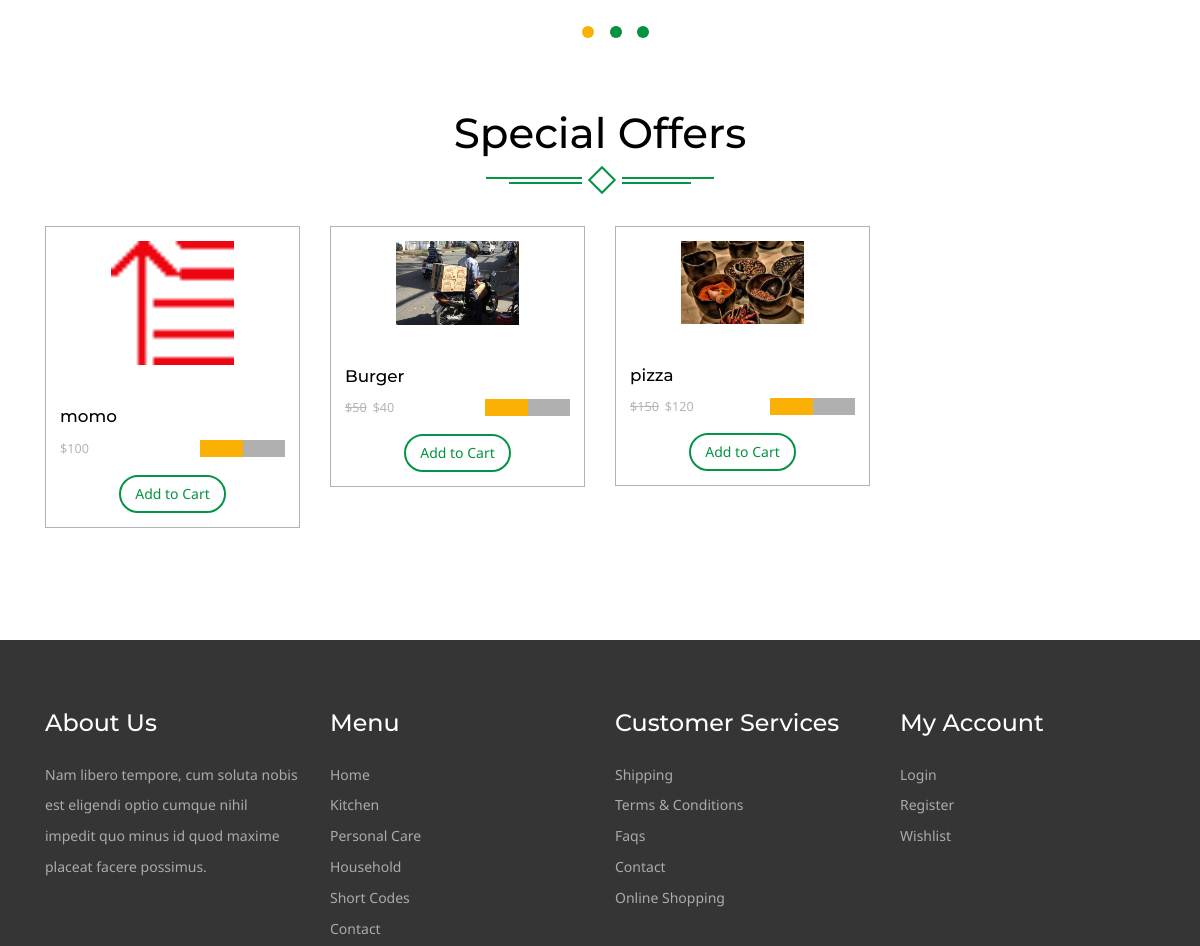
The app's page / (middle part), older data.
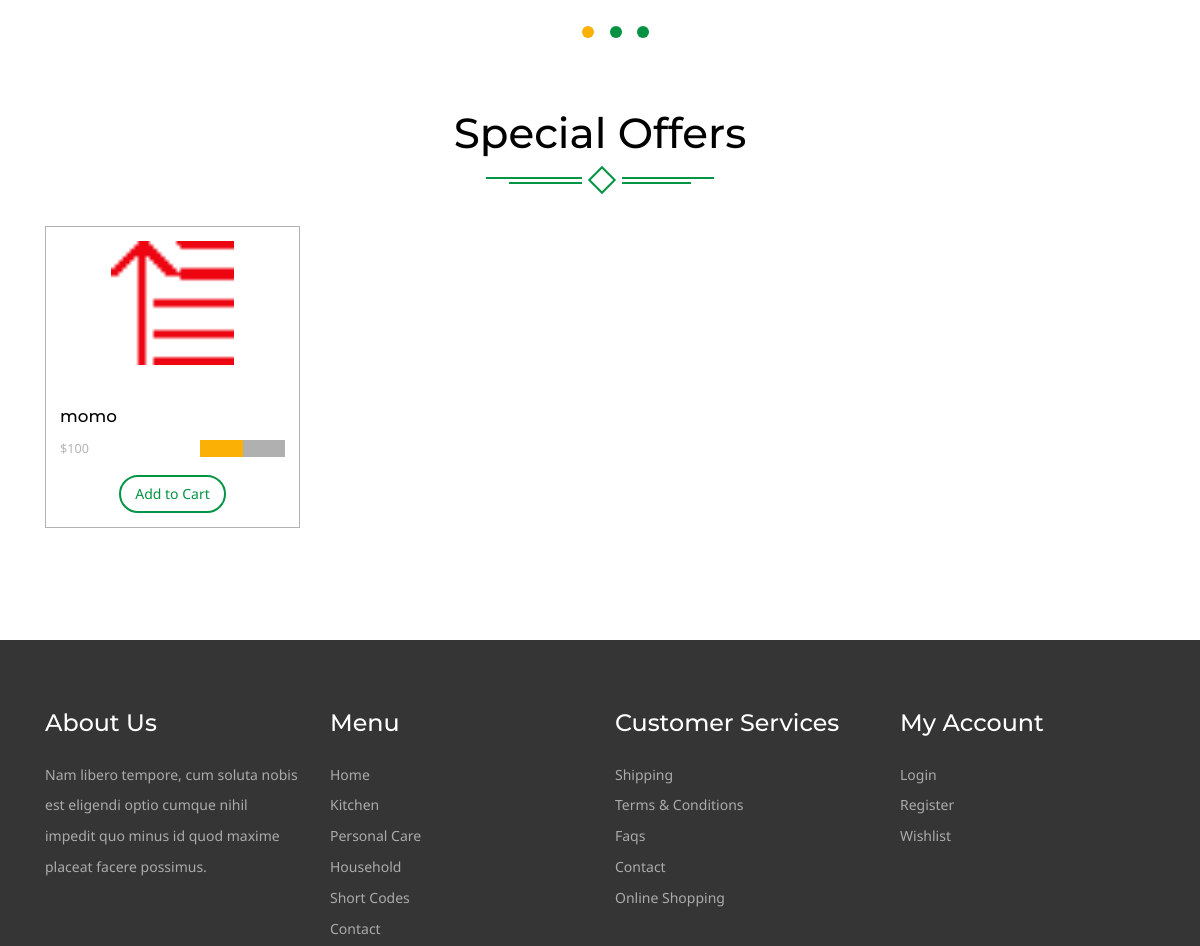
The same page, newer data.
### home/models.py (models this page shows, shortened)
class Slider(models.Model):
	name=models.CharField(max_length=300)
	rank=models.IntegerField()
	image=models.ImageField(upload_to='media')
	url=models.CharField(max_length=500)
	status=models.CharField(max_length=300,choices=STATUS,blank=True)

class Product(models.Model):
	name=models.CharField(max_length=300)
	category=models.ForeignKey(Category,on_delete = models.CASCADE)
	subcategory=models.ForeignKey(SubCategory,on_delete = models.CASCADE)
	price=models.IntegerField()
	discounted_price = models.IntegerField(default=0)
	image=models.ImageField(upload_to = 'media')
	description=models.TextField(blank=True)
	overview=models.TextField(blank=True)
	labels=models.CharField(max_length=100,choices=STATUS,blank=True)
	slug=models.CharField(max_length=300,unique = True)

### home/views.py (the view)
# urls.py: path('', HomeView.as_view(),name='home'),
class HomeView(BaseView):
	def get(self,request):
		self.views['categories']=Category.objects.all()
		self.views['subcategories']=SubCategory.objects.all()
		self.views['product']=Product.objects.all()
		self.views['ad1']=Ad.objects.filter(rank = 1)
		self.views['ad2']=Ad.objects.filter(rank = 2)
		self.views['ad3']=Ad.objects.filter(rank = 3)
		self.views['ad4']=Ad.objects.filter(rank = 4)
		self.views['slider']=Slider.objects.all()
		return render(request,'index.html',self.views)

### templates/index.html (shortened to what this page needs)
{% extends 'base.html' %}
{% load static %}
{% block content %}
    <div id="myCarousel" class="carousel slide" data-ride="carousel">
      <ol class="carousel-indicators">
      	{% for slide in slider %}
        <li data-target="#myCarousel" data-slide-to="{{slide.rank}}" class="{{slide.status}}"></li>
        {% endfor %}
      </ol>
    </div>
	<div class="product">
		<div class="container">
			<div class="spec ">
				<h3>Special Offers</h3>
				<div class="ser-t">
					<span><i></i></span>
				</div>
			</div>
				<div class=" con-w3l">
					{% for pro in product %}
							<div class="col-md-3 pro-1">
								<div class="col-m">
									<a href="#" data-toggle="modal" data-target="#{{pro.id}}" class="offer-img">
										<img src="{{pro.image.url}}" class="img-responsive" alt="">
									</a>
									<div class="mid-1">
										<div class="women">
											<h6><a href="details/{{pro.id}}">{{pro.name}}</a></h6>
										</div>
										<div class="mid-2">
											{% if pro.discounted_price > 0 %}
											<p ><label>${{pro.price}}</label><em class="item_price">${{pro.discounted_price}}</em></p>
											{% else %}
											<p ><em class="item_price">${{pro.price}}</em></p>
											{% endif %}
											  <div class="block">
												<div class="starbox small ghosting"> </div>
											</div>
											<div class="clearfix"></div>
										</div>
											<div class="add">
										   <button class="btn btn-danger my-cart-btn my-cart-b" data-id="1" data-name="product 1" data-summary="summary 1" data-price="0.80" data-quantity="1" data-image="images/of23.png">Add to Cart</button>
										</div>
									</div>
								</div>
							</div>
					{% endfor %}
							<div class="clearfix"></div>
						 </div>
		</div>
	</div>
{% endblock %}

Row changes from the older to the newer data that the page shows:
removed Product: image (picture), name "Burger", price "50", discounted_price "40"
removed Product: image (picture), name "pizza", price "150", discounted_price "120"
